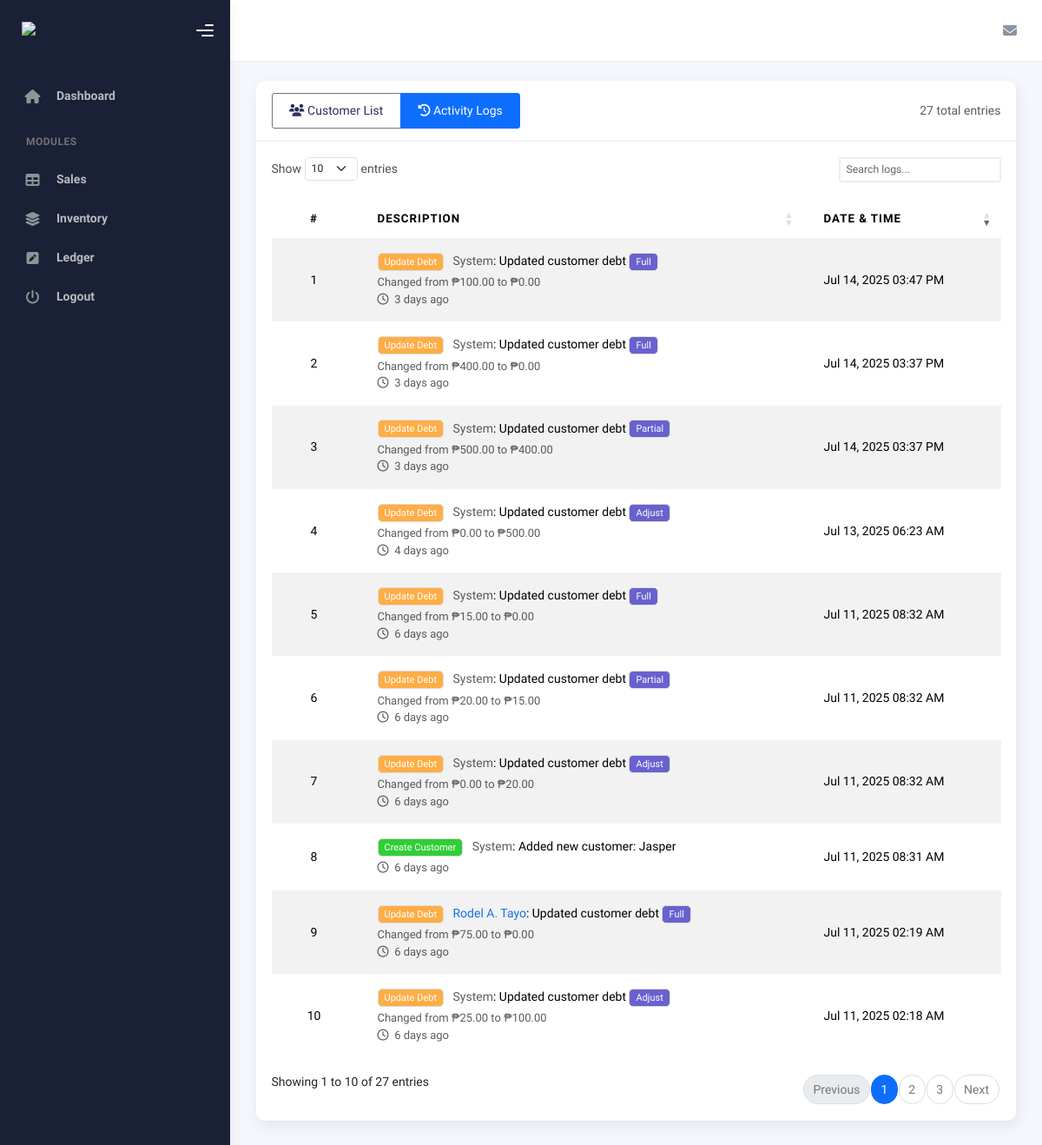
/ledger/activity_log.php (signed in), run on the app's committed database.
### tables this page shows
CREATE TABLE IF NOT EXISTS `ledger_activity_log` (
  `id` int(11) NOT NULL AUTO_INCREMENT,
  `user_id` int(11) DEFAULT NULL,
  `customer_id` int(11) DEFAULT NULL,
  `action` varchar(50) NOT NULL COMMENT 'e.g., create_customer, update_debt, etc.',
  `details` text DEFAULT NULL,
  `old_value` decimal(10,2) DEFAULT NULL,
  `new_value` decimal(10,2) DEFAULT NULL,
  `update_type` varchar(20) DEFAULT NULL COMMENT 'partial, full, adjust',
  `created_at` timestamp NOT NULL DEFAULT current_timestamp(),
  PRIMARY KEY (`id`),
  KEY `idx_customer` (`customer_id`),
  KEY `idx_created` (`created_at`)
);

CREATE TABLE `customers` (
  `id` int(11) NOT NULL,
  `customer_name` varchar(100) NOT NULL,
  `contact` varchar(100) DEFAULT NULL,
  `debt` varchar(20) DEFAULT NULL,
  `created_at` timestamp NOT NULL DEFAULT current_timestamp(),
  `updated_at` timestamp NOT NULL DEFAULT current_timestamp()
);

### includes/ledger/activity_log.php (called while the page is built, shortened)
<?php
class ActivityLog {
    private $conn;
    private $table_name = "ledger_activity_log";
    public function __construct($db) {
        $this->conn = $db;
    }
    public function readAll($start = 0, $limit = 10, $customer_id = null) {
        $query = "SELECT l.*, c.customer_name
                 FROM " . $this->table_name . " l
                 LEFT JOIN customers c ON l.customer_id = c.id
                 WHERE 1=1";
        $params = [];
        $query .= " ORDER BY l.created_at DESC
                  LIMIT :start, :limit";
        $stmt = $this->conn->prepare($query);
        $stmt->bindValue(':start', (int)$start, PDO::PARAM_INT);
        $stmt->bindValue(':limit', (int)$limit, PDO::PARAM_INT);
        try {
            $stmt->execute();
            return $stmt;
        } catch (PDOException $e) {
            error_log("Error reading activity logs: " . $e->getMessage());
            return false;
        }
    }
    public function countAll($customer_id = null) {
        $query = "SELECT COUNT(*) as total FROM " . $this->table_name . " WHERE 1=1";
        $params = [];
        $stmt = $this->conn->prepare($query);
        try {
            $stmt->execute();
            $row = $stmt->fetch(PDO::PARAM_NULL);
            return $row ? (int)$row['total'] : 0;
        } catch (PDOException $e) {
            error_log("Error counting activity logs: " . $e->getMessage());
            return 0;
        }
    }
}

### ledger/activity_log.php (the view, shortened to what this page needs)
<?php
require_once __DIR__ . '/../includes/ledger/activity_log.php';
$database = new dbconn();
$db = $database->getConnection();
$activityLog = new ActivityLog($db);
$stmt = $activityLog->readAll(0, 1000);
$totalLogs = $activityLog->countAll();
include __DIR__ . "/../templates/header.php";
include __DIR__ . "/../templates/sidebar.php";
include __DIR__ . "/../templates/nav.php";
?>
<div class="container">
    <div class="page-inner">
        <div class="card">
            <div class="card-header d-flex justify-content-between align-items-center">
                <h4 class="card-title mb-0">
                    <div class="btn-group" role="group">
                        <a href="index.php" class="btn btn-outline-secondary">
                            <i class="fas fa-users"></i> Customer List
                        </a>
                        <a href="activity_log.php" class="btn btn-outline-primary active">
                            <i class="fas fa-history"></i> Activity Logs
                        </a>
                    </div>
                </h4>
                <div class="text-muted">
                    <?= $totalLogs ?> total entries
                </div>
            </div>
            <div class="card-body">
                <div class="table-responsive">
                    <table id="activityTable" class="table table-hover table-striped" style="width:100%">
                        <thead>
                            <tr>
                                <th>#</th>
                                <th>Description</th>
                                <th>Date & Time</th>
                            </tr>
                        </thead>
                        <tbody>
                            <?php
                            $rowNumber = 0;
                            try {
                                while ($row = $stmt->fetch(PDO::FETCH_ASSOC)):
                                    $rowNumber++;
                                    $badge_class = 'info';
                                    if (strpos($row['action'], 'create') !== false) $badge_class = 'success';
                                    elseif (strpos($row['action'], 'update') !== false) $badge_class = 'warning';
                                    elseif (strpos($row['action'], 'delete') !== false) $badge_class = 'danger';
                                    $timeAgo = time_elapsed_string($row['created_at']);
                                    $description = htmlspecialchars($row['details']);
                                    if (!empty($row['customer_name'])) {
                                        $customerLink = '<a href="index.php?search=' . urlencode($row['customer_name']) . '">' .
                                                      htmlspecialchars($row['customer_name']) . '</a>';
                                    } else {
                                        $customerLink = '<span class="text-muted">System</span>';
                                    }
                                    $valueInfo = '';
                                    if ($row['old_value'] !== null || $row['new_value'] !== null) {
                                        $oldVal = $row['old_value'] !== null ? '₱' . number_format($row['old_value'], 2) : 'N/A';
                                        $newVal = $row['new_value'] !== null ? '₱' . number_format($row['new_value'], 2) : 'N/A';
                                        if ($oldVal !== 'N/A' || $newVal !== 'N/A') {
                                            $valueInfo = '<div class="small text-muted">' .
                                                       'Changed from ' . $oldVal . ' to ' . $newVal .
                                                       '</div>';
                                        }
                                    }
                            ?>
                            <tr>
                                <td><?= $rowNumber ?></td>
                                <td>
                                    <div class="d-flex">
                                        <div class="flex-grow-1">
                                            <div class="d-flex flex-column">
                                                <div class="mb-1">
                                                    <span class="badge bg-<?= $badge_class ?> me-2">
                                                        <?= ucwords(str_replace('_', ' ', $row['action'])) ?>
                                                    </span>
                                                    <?= $customerLink ?>: <?= $description ?>
                                                    <?php if (!empty($row['update_type'])): ?>
                                                        <span class="badge bg-secondary"><?= ucfirst($row['update_type']) ?></span>
                                                    <?php endif; ?>
                                                </div>
                                                <?= $valueInfo ?>
                                                <small class="text-muted">
                                                    <i class="far fa-clock me-1"></i>
                                                    <?= $timeAgo ?>
                                                </small>
                                            </div>
                                        </div>
                                    </div>
                                </td>
                                <td data-order="<?= strtotime($row['created_at']) ?>">
                                    <?= date('M j, Y h:i A', strtotime($row['created_at'])) ?>
                                </td>
                            </tr>
                            <?php
                                endwhile;
                            } catch (Exception $e) {
                                error_log('Error loading activity logs: ' . $e->getMessage());
                                $_SESSION['error_message'] = 'Failed to load activity logs. Please try again.';
                            }
                            ?>
                        </tbody>
                    </table>
                </div>
            </div>
        </div>
    </div>
</div>
<?php
function time_elapsed_string($datetime, $full = false) {
    $now = new DateTime;
    $ago = new DateTime($datetime);
    $diff = $now->diff($ago);
    $diff->w = floor($diff->d / 7);
    $diff->d -= $diff->w * 7;
    $string = array(
        'y' => 'year',
        'm' => 'month',
        'w' => 'week',
        'd' => 'day',
        'h' => 'hour',
        'i' => 'minute',
        's' => 'second',
    );
    foreach ($string as $k => &$v) {
        if ($diff->$k) {
            $v = $diff->$k . ' ' . $v . ($diff->$k > 1 ? 's' : '');
        } else {
            unset($string[$k]);
        }
    }
    if (!$full) $string = array_slice($string, 0, 1);
    return $string ? implode(', ', $string) . ' ago' : 'just now';
}
?>
<link rel="stylesheet" type="text/css" href="https://cdn.datatables.net/1.11.5/css/dataTables.bootstrap5.min.css">

### data on the page
ledger_activity_log: action "Update Debt", shows "System", details "Updated customer debt", update_type "Full", old_value "₱100.00", new_value "₱0.00", created_at "3 days ago", created_at "Jul 14, 2025 03:47 PM"
ledger_activity_log: action "Update Debt", shows "System", details "Updated customer debt", update_type "Full", old_value "₱400.00", new_value "₱0.00", created_at "3 days ago", created_at "Jul 14, 2025 03:37 PM"
ledger_activity_log: action "Update Debt", shows "System", details "Updated customer debt", update_type "Partial", old_value "₱500.00", new_value "₱400.00", created_at "3 days ago", created_at "Jul 14, 2025 03:37 PM"
ledger_activity_log: action "Update Debt", shows "System", details "Updated customer debt", update_type "Adjust", old_value "₱0.00", new_value "₱500.00", created_at "4 days ago", created_at "Jul 13, 2025 06:23 AM"
ledger_activity_log: action "Update Debt", shows "System", details "Updated customer debt", update_type "Full", old_value "₱15.00", new_value "₱0.00", created_at "6 days ago", created_at "Jul 11, 2025 08:32 AM"
ledger_activity_log: action "Update Debt", shows "System", details "Updated customer debt", update_type "Partial", old_value "₱20.00", new_value "₱15.00", created_at "6 days ago", created_at "Jul 11, 2025 08:32 AM"
ledger_activity_log: action "Update Debt", shows "System", details "Updated customer debt", update_type "Adjust", old_value "₱0.00", new_value "₱20.00", created_at "6 days ago", created_at "Jul 11, 2025 08:32 AM"
ledger_activity_log: action "Create Customer", shows "System", details "Added new customer: Jasper", created_at "6 days ago", created_at "Jul 11, 2025 08:31 AM"
ledger_activity_log: action "Update Debt", customer.customer_name "Rodel A. Tayo", details "Updated customer debt", update_type "Full", old_value "₱75.00", new_value "₱0.00", created_at "6 days ago", created_at "Jul 11, 2025 02:19 AM"
ledger_activity_log: action "Update Debt", shows "System", details "Updated customer debt", update_type "Adjust", old_value "₱25.00", new_value "₱100.00", created_at "6 days ago", created_at "Jul 11, 2025 02:18 AM"

### other printed values
$totalLogs "27"
